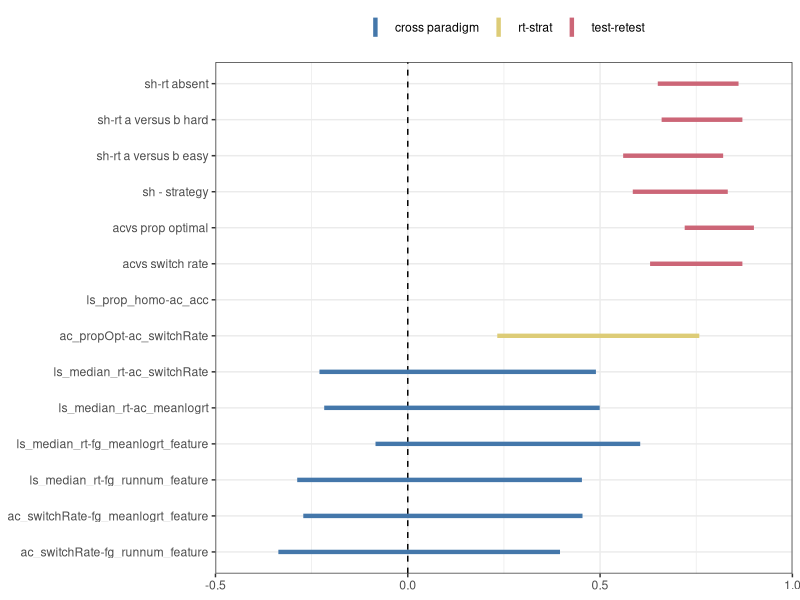

This figure's R source:
library(tidyverse)
library(forcats)
library(ggthemes)

figXn <- 3.5
figYn <- 2.5

dat <- read_csv("summaryData.csv")


cor_dat <- tibble(
	comparison = c(
		"sh-rt absent", 
		"sh-rt a versus b hard", 
		"sh-rt a versus b easy",
		"sh - strategy",
		"acvs prop optimal",
		"acvs switch rate"),
	estimate = c(0,0,0, 0.73, 0.83, 0.77),
	lower = c(0.65, 0.66, 0.56, 0.585, 0.72, 0.63),
	upper = c(0.86, 0.87, 0.82, 0.832, 0.90, 0.87),
	type = rep('test-retest', 6))

add_r_95 <- function(x1, x2, df, t) {
	ci95 <- cor.test(x1[[1]], x2[[1]])

	new_r <- tibble(
			comparison = paste(names(x1), names(x2), sep = "-"),
			estimate = ci95$estimate,
			lower = ci95$conf.int[1],
			upper = ci95$conf.int[2],
			type = t)

	df <- bind_rows(df, new_r)

	return(df)
}

cor_dat <- add_r_95(dat[2], dat[5], cor_dat, 'rt-strat')
cor_dat <- add_r_95(dat[7], -dat[8], cor_dat, 'rt-strat')

cor_dat <- add_r_95(dat[3], dat[8], cor_dat, 'cross paradigm')
cor_dat <- add_r_95(dat[3], dat[9], cor_dat, 'cross paradigm')
cor_dat <- add_r_95(dat[3], dat[13], cor_dat, 'cross paradigm')
cor_dat <- add_r_95(dat[3], dat[14], cor_dat, 'cross paradigm')
cor_dat <- add_r_95(dat[8], dat[13], cor_dat, 'cross paradigm')
cor_dat <- add_r_95(dat[8], dat[14], cor_dat, 'cross paradigm')

cor_dat$comparison <- fct_rev(as_factor(cor_dat$comparison))

plt <- ggplot(cor_dat, aes(x = comparison, ymin = lower, ymax = upper, colour = type))
plt <- plt + geom_hline(yintercept = 0, linetype = 2)
plt <- plt + geom_linerange(size = 1)
plt <- ggplot(cor_dat, aes(x = comparison, ymin = lower, ymax = upper, colour = type))
plt <- plt + geom_hline(yintercept = 0, linetype = 2)
plt <- plt + geom_linerange(size = 1.5)
plt <- plt + scale_y_continuous(limits = c(-0.5, 1), expand = c(0,0))
plt <- plt + scale_color_ptol()
plt <- plt + theme_bw() 
plt <- plt + coord_flip()
plt <- plt + theme(
	legend.title = element_blank(),
	legend.position = "top",
	axis.title.y = element_blank())

ggsave("scratch/cor_comparison.pdf", width = 7, height = 7)
